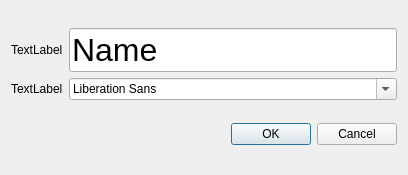
<?xml version="1.0" encoding="UTF-8"?>
<ui version="4.0">
 <class>Dialog</class>
 <widget class="QDialog" name="Dialog">
  <property name="geometry">
   <rect>
    <x>0</x>
    <y>0</y>
    <width>408</width>
    <height>175</height>
   </rect>
  </property>
  <property name="windowTitle">
   <string>Dialog</string>
  </property>
  <layout class="QVBoxLayout" name="verticalLayout">
   <item>
    <layout class="QGridLayout" name="gridLayout">
     <item row="0" column="0">
      <widget class="QLabel" name="label">
       <property name="text">
        <string>TextLabel</string>
       </property>
      </widget>
     </item>
     <item row="0" column="1">
      <widget class="QLineEdit" name="lineEdit">
       <property name="font">
        <font>
         <pointsize>24</pointsize>
        </font>
       </property>
       <property name="text">
        <string>Name</string>
       </property>
      </widget>
     </item>
     <item row="1" column="0">
      <widget class="QLabel" name="label_2">
       <property name="text">
        <string>TextLabel</string>
       </property>
      </widget>
     </item>
     <item row="1" column="1">
      <widget class="QFontComboBox" name="fontComboBox"/>
     </item>
    </layout>
   </item>
   <item>
    <widget class="QDialogButtonBox" name="buttonBox">
     <property name="standardButtons">
      <set>QDialogButtonBox::Cancel|QDialogButtonBox::Ok</set>
     </property>
    </widget>
   </item>
  </layout>
 </widget>
 <resources/>
 <connections/>
</ui>
